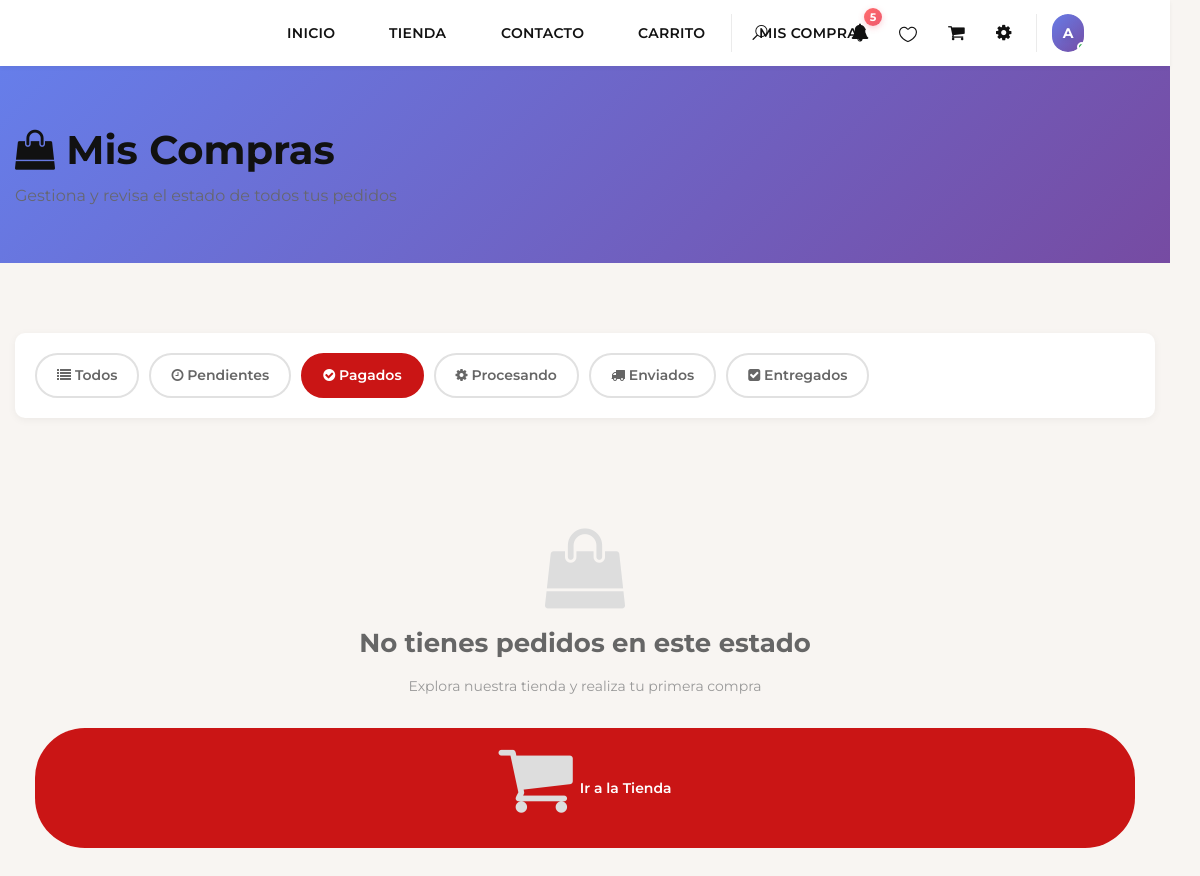
The app's page /mis-pedidos.php?estado=pagado (signed in), older data.
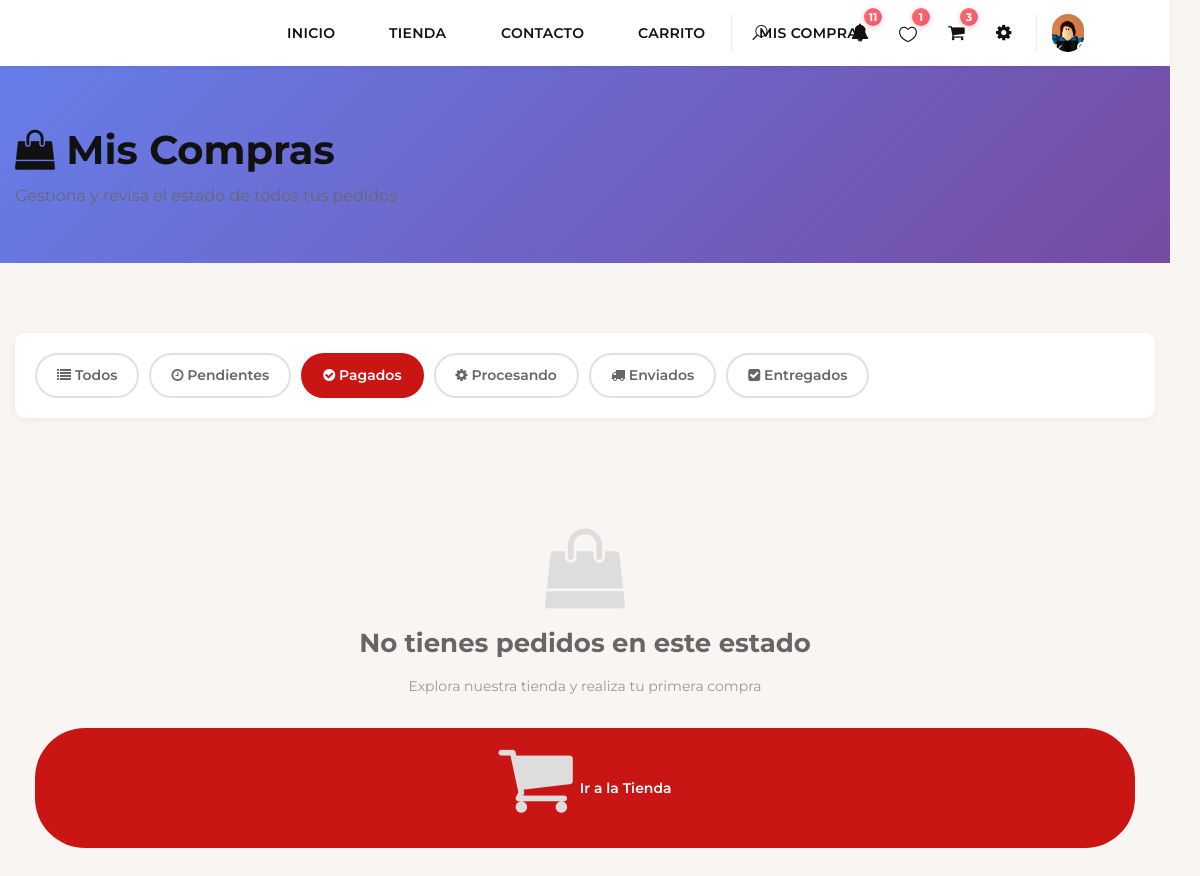
The same page, newer data.
### tables this page shows
CREATE TABLE `usuario` (
  `id_usuario` int(11) NOT NULL,
  `username_usuario` varchar(50) NOT NULL,
  `password_usuario` varchar(255) NOT NULL,
  `email_usuario` varchar(100) NOT NULL,
  `nombre_usuario` varchar(100) NOT NULL,
  `apellido_usuario` varchar(100) NOT NULL,
  `telefono_usuario` varchar(20) DEFAULT NULL,
  `fecha_nacimiento` date DEFAULT NULL,
  `genero_usuario` enum('M','F','Otro') DEFAULT 'Otro',
  `avatar_usuario` varchar(255) DEFAULT 'public/assets/img/profiles/default-avatar.png',
  `fecha_registro` timestamp NOT NULL DEFAULT current_timestamp(),
  `ultimo_acceso` timestamp NULL DEFAULT NULL,
  `status_usuario` tinyint(1) DEFAULT 1,
  `verificado_usuario` tinyint(1) DEFAULT 0,
  `rol_usuario` enum('cliente','admin','vendedor') DEFAULT 'cliente',
  `estado_usuario` enum('activo','inactivo') NOT NULL DEFAULT 'activo'
);

### config/conexion.php (called while the page is built, shortened)
<?php
class Database {
    private $host = 'localhost';
    private $db_name = 'sleppystore';
    private $username = 'root';
    private $password = '';
    private $charset = 'utf8mb4';
    public function getConnection() {
        $this->pdo = null;
        try {
            $dsn = "mysql:host=" . $this->host . ";dbname=" . $this->db_name . ";charset=" . $this->charset;
            $options = [
                PDO::ATTR_ERRMODE            => PDO::ERRMODE_EXCEPTION,
                PDO::ATTR_DEFAULT_FETCH_MODE => PDO::FETCH_ASSOC,
                PDO::ATTR_EMULATE_PREPARES   => false,
                PDO::MYSQL_ATTR_INIT_COMMAND => "SET NAMES utf8mb4"
            ];
            $this->pdo = new PDO($dsn, $this->username, $this->password, $options);
        } catch(PDOException $exception) {
            echo "Error de conexión: " . $exception->getMessage();
        }
        return $this->pdo;
    }
}
function getDB() {
    $database = new Database();
    return $database->getConnection();
}
function executeQuery($query, $params = []) {
    try {
        $db = getDB();
        $stmt = $db->prepare($query);
        $stmt->execute($params);
        return $stmt->fetchAll();
    } catch(PDOException $e) {
        echo "Error en consulta: " . $e->getMessage();
        return false;
    }
}
?>

### includes/header-section.php (shortened to what the changed rows need)
<!DOCTYPE html>
<html lang="en">
<head>
    <link rel="stylesheet" href="public/assets/css/style.css">
    <link rel="stylesheet" href="public/assets/css/modals-animations.css">
    <link rel="stylesheet" href="public/assets/css/header-responsive.css">
    <link rel="stylesheet" href="public/assets/css/header-bootstrap-layout.css">
    <link rel="stylesheet" href="public/assets/css/badges-override.css">
    <link rel="stylesheet" href="public/assets/css/global-search-modal.css?v=<?php echo time(); ?>">
    <link rel="stylesheet" href="public/assets/css/header-mobile.css?v=<?php echo time(); ?>">
    <link rel="stylesheet" href="public/assets/css/offcanvas-mobile.css?v=<?php echo time(); ?>">
</head>
<body>
</body>
</html>
<header class="header">
    <div class="container-fluid px-3">
        <div class="row align-items-center g-2 justify-content-between">
            <div class="col-auto order-2 order-lg-3" style="min-width: 200px;">
                <div class="header__right">
                    <ul class="header__right__widget d-flex align-items-center justify-content-end m-0 p-0 list-unstyled">
                        <?php if(isset($usuario_logueado) && $usuario_logueado): ?>
                        <li><a href="#" id="notifications-link" title="Notificaciones">
                            <i class="fa fa-bell"></i>
                            <?php if(isset($notifications_count) && $notifications_count > 0): ?>
                            <div class="tip" id="notifications-count"><?php echo $notifications_count; ?></div>
                            <?php else: ?>
                            <div class="tip" id="notifications-count" style="display: none;">0</div>
                            <?php endif; ?>
                        </a></li>
                        <li><a href="#" id="favorites-link" title="Favoritos"><span class="icon_heart_alt"></span>
                            <?php if(isset($favorites_count) && $favorites_count > 0): ?>
                            <div class="tip" id="favorites-count"><?php echo $favorites_count; ?></div>
                            <?php else: ?>
                            <div class="tip" id="favorites-count" style="display: none;">0</div>
                            <?php endif; ?>
                        </a></li>
                        <li><a href="cart.php" title="Carrito"><i class="fa fa-shopping-cart"></i>
                            <?php if(isset($cart_count) && $cart_count > 0): ?>
                            <div class="tip" id="cart-count"><?php echo $cart_count; ?></div>
                            <?php else: ?>
                            <div class="tip" id="cart-count" style="display: none;">0</div>
                            <?php endif; ?>
                        </a></li>
                        <li class="user-avatar-btn-container">
                            <a href="#" id="user-account-link" class="header-avatar-link" title="Mi cuenta">
                                <?php
                                $header_avatar_path = 'public/assets/img/profiles/default-avatar.png';
                                if (!empty($usuario_logueado['avatar_usuario'])) {
                                    if (strpos($usuario_logueado['avatar_usuario'], 'public/assets/img/profiles/') !== false) {
                                        $header_avatar_path = $usuario_logueado['avatar_usuario'];
                                    } elseif ($usuario_logueado['avatar_usuario'] !== 'default-avatar.png') {
                                        $header_avatar_path = 'public/assets/img/profiles/' . $usuario_logueado['avatar_usuario'];
                                    }
                                }
                                $tiene_avatar_custom = !empty($usuario_logueado['avatar_usuario']) &&
                                                      $usuario_logueado['avatar_usuario'] !== 'default-avatar.png' &&
                                                      file_exists($header_avatar_path);
                                ?>
                                <div class="header-user-avatar">
                                    <?php if($tiene_avatar_custom): ?>
                                        <img src="<?php echo $header_avatar_path; ?>"
                                             alt="Avatar"
                                             class="avatar-image"
                                             style="width: 38px !important; height: 38px !important; border-radius: 50% !important; object-fit: cover !important; object-position: center !important; display: block !important;">
                                    <?php else: ?>
                                        <div class="avatar-initial">
                                            <?php echo strtoupper(substr($usuario_logueado['nombre_usuario'], 0, 1)); ?>
                                        </div>
                                    <?php endif; ?>
                                    <div class="avatar-status-dot"></div>
                                </div>
                            </a>
                        </li>
                        <?php else: ?>
                        <li><a href="login.php" title="Favoritos"><span class="icon_heart_alt"></span></a></li>
                        <li><a href="cart.php" title="Carrito"><span class="icon_bag_alt"></span></a></li>
                        <li><a href="login.php" class="btn-login-header">Iniciar Sesión</a></li>
                        <?php endif; ?>
                    </ul>
                </div>
            </div>
        </div>
    </div>
</header>

Row changes from the older to the newer data that the page shows:
changed usuario: avatar_usuario: picture added; avatar_usuario "avatar_1_1760503501.jpg" → "avatar_1_1760513544.jpg" (drawn); nombre_usuario "A" → (not shown)
Text that changed along with them:
$notifications_count: "5" → "11"
$favorites_count: (not shown) → "1"
$cart_count: (not shown) → "3"
